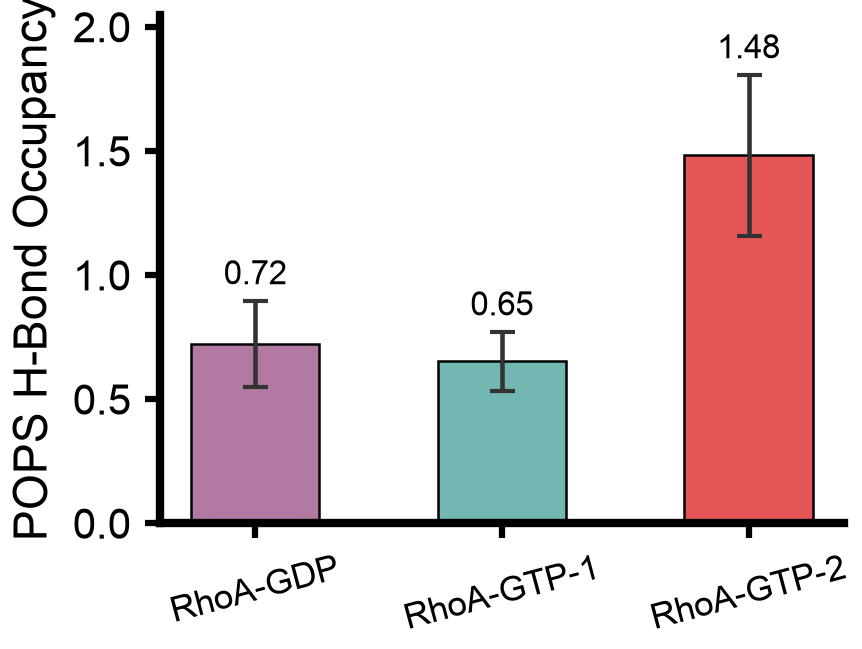

Reproduce this figure in Python.
#!/usr/bin/env python3
"""Figure 4 rework (H-bond panel): REPLACE the GDP / GTP-1 / GTP-2 H-bond time series with the
mean N-patch (residues 5/6/7) hydrogen-bond occupancy to POPS only, one bar per simulation,
averaged over the LAST 15 US of each 20-us trajectory. (sum_POPS is a per-frame integer count
0-3, so a histogram looks odd; the mean occupancy is the clean summary.) Error bars = block-
averaged SEM (5 x 3-us blocks), which accounts for time correlation. GTP-2 engages POPS about
twice as much as GDP / GTP-1.

Data (per-frame, per-lipid, N-patch donors 5/6/7): WT_results_data/{GDP,GTP,Resim}_hbonds.csv
(mirrors .../Orientation Dynamics/RhoA/strided_trajs/hbonds_out/).

  conda activate memb_analysis ; python fig4_pops_hbond_occupancy.py
"""
import os
import numpy as np, pandas as pd
import matplotlib
matplotlib.use("Agg")
import matplotlib.pyplot as plt

plt.rcParams["font.family"] = "Arial"
plt.rcParams["axes.linewidth"] = 2
for k, v in {"pdf.fonttype": 42, "ps.fonttype": 42, "svg.fonttype": "none",
             "mathtext.fontset": "custom", "mathtext.rm": "Arial",
             "mathtext.it": "Arial:italic", "mathtext.bf": "Arial:bold"}.items():
    matplotlib.rcParams[k] = v


def style_axes(ax):
    ax.spines["right"].set_visible(False); ax.spines["top"].set_visible(False)
    ax.yaxis.tick_left(); ax.xaxis.tick_bottom(); ax.minorticks_off()
    ax.spines["left"].set_linewidth(2); ax.spines["bottom"].set_linewidth(2)
    ax.tick_params(width=1.5, direction="out")


HERE = os.path.dirname(os.path.abspath(__file__))
ROOT = os.path.dirname(HERE)
FILES = {"RhoA-GDP":   f"{HERE}/data/GDP_hbonds.csv",
         "RhoA-GTP-1": f"{HERE}/data/GTP_hbonds.csv",
         "RhoA-GTP-2": f"{HERE}/data/Resim_hbonds.csv"}
COL = {"RhoA-GDP": "#B279A2", "RhoA-GTP-1": "#72B7B2", "RhoA-GTP-2": "#E45756"}   # per-system (FIGURE_STYLE)
TOTAL_US, LAST_US = 20.0, 15.0   # 20 us trajectories; analyse only the final 15 us
FIG_MM = (73, 55)                # exact placed size (mm)
AXL, YTK, XTK, VL = 11, 10, 8.5, 8    # y-label, y-ticks (larger); x-ticks, value labels

# NB: the CSV "time_us" column is mis-scaled; the Fig-4 pipeline maps frames to time with
# np.linspace(0, 20, n), so we reproduce that and keep t >= 5 us (the last 15 us).
NBLOCKS = 5                  # last-15-us split into 5 x 3-us blocks for the error bar


def block_sem(s, nblocks=NBLOCKS):
    """SEM of the mean from contiguous-block averaging (accounts for time correlation)."""
    bm = [b.mean() for b in np.array_split(s, nblocks)]
    return float(np.std(bm, ddof=1) / np.sqrt(nblocks))


means, sems = {}, {}
for sim, f in FILES.items():
    s_all = pd.read_csv(f)["sum_POPS"].to_numpy()
    t = np.linspace(0, TOTAL_US, len(s_all))
    s = s_all[t >= TOTAL_US - LAST_US]           # last 15 us only
    means[sim] = s.mean()
    sems[sim] = block_sem(s)

sims = list(FILES)
x = np.arange(len(sims))
fig, ax = plt.subplots(figsize=(FIG_MM[0] / 25.4, FIG_MM[1] / 25.4), constrained_layout=True)
ax.bar(x, [means[s] for s in sims], 0.52, yerr=[sems[s] for s in sims],
       color=[COL[s] for s in sims], edgecolor="k", linewidth=0.6,
       error_kw=dict(elinewidth=1.1, capsize=3, ecolor="0.2"))
for xi, s in zip(x, sims):
    ax.text(xi, means[s] + sems[s] + 0.04, f"{means[s]:.2f}", ha="center", va="bottom", fontsize=VL)
ax.set_xticks(x); ax.set_xticklabels(sims, fontsize=XTK, rotation=15)
ax.set_ylabel("POPS H-Bond Occupancy", fontsize=AXL)
ax.set_yticks([0, 0.5, 1.0, 1.5, 2.0])
ax.set_ylim(0, 2.05)
ax.tick_params(axis="y", labelsize=YTK)
style_axes(ax)

STEM = "fig4_pops_hbond_occupancy"
for e in ("png", "svg", "pdf"):           # no bbox_inches="tight": keep the canvas exactly 73x55 mm
    fig.savefig(os.path.join(HERE, f"{STEM}.{e}"), dpi=300)
plt.close(fig)
for sim in FILES:
    print(f"{sim:12s} mean POPS H-bond occupancy {means[sim]:.3f} +/- {sems[sim]:.3f} (block SEM, last {LAST_US:.0f} us)")
print(f"wrote {STEM}.png / .svg / .pdf")
